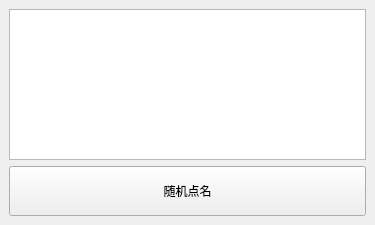
<?xml version="1.0" encoding="UTF-8"?>
<ui version="4.0">
 <class>MainWindow</class>
 <widget class="QMainWindow" name="MainWindow">
  <property name="geometry">
   <rect>
    <x>0</x>
    <y>0</y>
    <width>375</width>
    <height>225</height>
   </rect>
  </property>
  <property name="windowTitle">
   <string>MainWindow</string>
  </property>
  <widget class="QWidget" name="centralwidget">
   <layout class="QVBoxLayout" name="verticalLayout" stretch="3,1">
    <item>
     <widget class="QTextEdit" name="showName">
      <property name="readOnly">
       <bool>true</bool>
      </property>
      <property name="html">
       <string>&lt;!DOCTYPE HTML PUBLIC &quot;-//W3C//DTD HTML 4.0//EN&quot; &quot;http://www.w3.org/TR/REC-html40/strict.dtd&quot;&gt;
&lt;html&gt;&lt;head&gt;&lt;meta name=&quot;qrichtext&quot; content=&quot;1&quot; /&gt;&lt;meta charset=&quot;utf-8&quot; /&gt;&lt;style type=&quot;text/css&quot;&gt;
p, li { white-space: pre-wrap; }
hr { height: 1px; border-width: 0; }
li.unchecked::marker { content: &quot;\2610&quot;; }
li.checked::marker { content: &quot;\2612&quot;; }
&lt;/style&gt;&lt;/head&gt;&lt;body style=&quot; font-family:'Microsoft YaHei UI'; font-size:9pt; font-weight:400; font-style:normal;&quot;&gt;
&lt;p align=&quot;center&quot; style=&quot;-qt-paragraph-type:empty; margin-top:0px; margin-bottom:0px; margin-left:0px; margin-right:0px; -qt-block-indent:0; text-indent:0px;&quot;&gt;&lt;br /&gt;&lt;/p&gt;&lt;/body&gt;&lt;/html&gt;</string>
      </property>
     </widget>
    </item>
    <item>
     <widget class="QPushButton" name="run">
      <property name="enabled">
       <bool>true</bool>
      </property>
      <property name="sizePolicy">
       <sizepolicy hsizetype="Minimum" vsizetype="Minimum">
        <horstretch>0</horstretch>
        <verstretch>0</verstretch>
       </sizepolicy>
      </property>
      <property name="text">
       <string>随机点名</string>
      </property>
     </widget>
    </item>
   </layout>
  </widget>
 </widget>
 <resources/>
 <connections/>
</ui>
